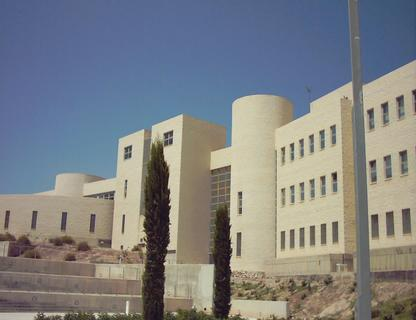
#> input picture images/pano/pano001.jpg, 416 x 320 px
$ jupyter execute --allow-errors harris.ipynb
#> lines starting #> are read from the running program, lines starting #| are printed output that depends on the picture
# Flujo óptico

El [flujo óptico](https://en.wikipedia.org/wiki/Optical_flow) es el movimiento aparente de los elementos de una imagen (puntos, bordes, etc.) debido al movimiento del observador o la escena. Informalmente, es un campo vectorial que indica el movimiento de cada "pixel" respecto al fotograma anterior.

En este capítulo estudiaremos un método eficiente de estimación del flujo óptico. Necesitaremos dos conceptos previos: la *correlación* cruzada y la matriz de *covarianza* de un conjunto de vectores.

## Funciones auxiliares

[cell 1]
import numpy as np
import cv2   as cv
import matplotlib.pyplot as plt

def fig(w,h):
    plt.figure(figsize=(w,h))

def rgb2gray(x):
    return cv.cvtColor(x,cv.COLOR_RGB2GRAY)

def gray2float(x):
    return x.astype(float) / 255

def readrgb(file):
#> called with file = 'pano/pano001.jpg'
    return cv.cvtColor( cv.imread("../images/"+file), cv.COLOR_BGR2RGB)

import glob

def readfiles(path):
    return [readrgb(file) for file in sorted(glob.glob('../images/'+path))]

def resizeS(s,x):
    return cv.resize(x,(0,0), fx = s, fy = s)

def gaussian(s,x):
    return s * cv.GaussianBlur(x,(0,0), s)

def grad(x):
    gx = cv.Sobel(x,-1,1,0)
    gy = cv.Sobel(x,-1,0,1)
    return gx,gy

# para ver imágenes monocromas autoescalando el rango
def imshowg(x):
    plt.imshow(x, 'gray')

# para ver imágenes monocromas de float con rango fijo
def imshowf(x):
    plt.imshow(x, 'gray', vmin = 0, vmax=1)

# para ver imágenes con signo
def imshows(x,r=1):
    plt.imshow(x, 'gray', vmin = -r, vmax=r)

Para mostrar el gradiente como un campo de vectores.

[cell 2]
def dom(sz, by=1):
    r,c = sz
    x,y = np.meshgrid(range(0,c,by),range(0,r,by))
    return x,y

def showgradient(x):
    gx,gy = grad(x)
    c1,r1 = dom(x.shape)
    r2 = -gy[r1,c1]   # filas = - eje Y
    c2 =  gx[r1,c1]
    plt.quiver(c1, r1, c2, r2, color='green', width=0.002, scale=1, scale_units='xy');

Para dibujar la elipse de incertidumbre.

[cell 3]
cir = np.array([ [np.cos(t), np.sin(t)] for t in np.linspace(0,2*np.pi, 40) ])

def rot(a):
    c = np.cos(a)
    s = np.sin(a)
    return np.array([[c,-s],
                     [s, c]])

def ellip(mx,my,s1,s2,a):
    return np.array([mx,my]) + cir @ np.diag([s1,s2]) @ rot(-a)

def uncer_ellipse(x,d=2):
    m = np.mean(x,axis=0)
    c = np.cov(x,rowvar=False)
    l,v = np.linalg.eigh(c)
    sl1 = np.sqrt(l[0])
    sl2 = np.sqrt(l[1])
    v1 = v[:,0]
    v2 = v[:,1]
    e = ellip(m[0],m[1],d*sl2,d*sl1,np.arctan2(v2[1],v2[0]))
    return e

## Localización mediante *cross-correlation*

Un método especialmente simple de detección de objetos consiste comparar directamente los valores de pixel del modelo con los de la imagen en todas las posibles localizaciones (*template matching*). Para añadir una cierta invarianza a brillo y contraste es conveniente utilizar la [correlación](https://en.wikipedia.org/wiki/Cross-correlation) como medida de similitud.

[cell 4]
imgs = readfiles('../images/ccorr/scenes/*.png')
mods = readfiles('../images/ccorr/models/*.png')

#> (a cell that did not finish here is left out)

#> (a cell that did not finish here is left out)

#> (a cell that did not finish here is left out)

La correlación cruzada es una operación muy parecida a la convolución y puede implementarse de forma eficiente en el dominio de la frecuencia.

El script `code/crosscorr.py` hace una demostración de este método con la webcam.

### Múltiples escalas

La detección multiescala implica repetir el proceso anterior sobre una [pirámide][1] de imágenes reescaladas a tamaños progresivamente menores.

[1]: https://en.wikipedia.org/wiki/Pyramid_(image_processing)

[cell 8]
def crosscorr(x,t):
    cc = cv.matchTemplate(x,t,cv.TM_CCORR_NORMED)
    v = cc.max()
    mr,mc = divmod(cc.argmax(),cc.shape[1])
    tr,tc = t.shape[:2]
    roi = ([mc,mc+tc,mc+tc,mc,   mc],
           [mr,mr,   mr+tr,mr+tr,mr])
    return v,roi

[cell 9]
def pyr(x):
    return [ resizeS(s,x) for s in [0.8**k for k in range(-3,6)]]

def best(x,t):
    can = [ (crosscorr(sx,t), sx) for sx in pyr(x) if all(np.array(sx.shape) >= np.array(t.shape))]
    return max(can)

#> (a cell that did not finish here is left out)

En realidad la correlación es un método frágil, que solo tiene éxito para detectar objetos rígidos en orientación fija y en escenas controladas.

Sin embargo, proporciona un marco conceptual muy útil para abordar la detección de fragmentos elementales de imagen localizables con precisión cuando la escena sufre pequeños movimientos.

## Discriminative Correlation Filters

[Presentación de Matas](https://www.ipta-conference.com/ipta16/images/matas-2016.12.12-ipta-oulu.pdf)

`code/kfc.py`

## Detección de esquinas (corners)

Intuitivamente, las zonas de la imagen aproximadamente constantes son similares a sí mismas cuando se desplazan en cualquier dirección. Los bordes más o menos rectos son similares en la dirección perpendicular. Estos dos tipos de zonas son ambiguas para nuestros actuales propósitos y podemos descartarlas. En cambio, las zonas de "esquina" (*[corners](https://en.wikipedia.org/wiki/Corner_detection)*), donde hay bordes con mucha curvatura, sí pueden localizarse con precisión ya que un pequeño desplazamiento en cualquier dirección produce una gran diferencia entre los pixels correspondientes.

La detección de este tipo de zonas con buena localización espacial puede hacerse de forma eficiente mediante el [método de Harris](https://en.wikipedia.org/wiki/Harris_Corner_Detector), basado en la distribución local del gradiente. Puede demostrarse que la localización de un fragmento de imagen por cross-correlation tendrá mayor éxito cuanto mayor sea el "grosor" de su "tensor de estructura". En la práctica buscamos zonas en las que el gradiente tenga al menos dos direcciones destacadas. Esto ocurre cuando su [elipse de incertidumbre](covarianza.ipynb) tiene un eje menor relativamente grande. (Los ejes de la elipse son las [direcciones principales](https://en.wikipedia.org/wiki/Principal_component_analysis) de la distribución y, matemáticamente corresponden a los [autovalores](https://en.wikipedia.org/wiki/Eigendecomposition_of_a_matrix) de la matriz de covarianza.)

[cell 11]
img = readrgb('pano/pano001.jpg')
x = gray2float(rgb2gray(img))
#> in rgb2gray, `return cv.cvtColor(x,cv.COLOR_RGB2GRAY)`:
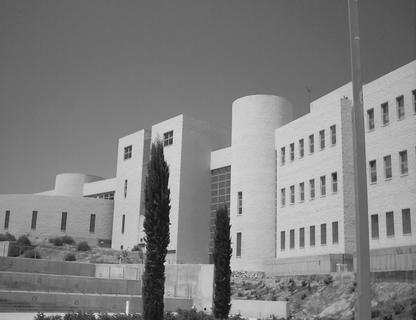
#> returned value: shape (320, 416); min 3, max 248, mean 128.7

plt.imshow(x,'gray');

Veamos el gradiente ampliando una zona y consideremos los puntos A,B y C.

[cell 12]
trozo = x[120:150,110:160]

fig(16,14)
plt.imshow(trozo,'gray',vmin=0,vmax=1)
showgradient(trozo)
#> in showgradient, `plt.quiver(c1, r1, c2, r2, color='green', width=0.002, scale=1, scale_..`:
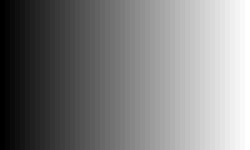
#> c1: shape (30, 50) int64 (shown 5 times larger); min 0, max 49, mean 24.5; drawn with min black and max white
#plt.imshow(gx,'coolwarm',vmin=-128,vmax=128)

plt.text(10,7,'A',color='red'); plt.text(20,15,'B',color='red'); plt.text(8,18,'C',color='red');

Vamos a dibujar las "puntas de flecha" de los gradientes en un entorno de cada punto (con la base en ese punto). Es una forma de mostrar la distribución local del gradiente.

[cell 13]
gx,gy = grad(trozo)

def estructura(i,j,n):
    dx = gx[i-n:i+n,j-n:j+n].flatten()
    dy = -gy[i-n:i+n,j-n:j+n].flatten()
    plt.plot(dx,dy,'.')
    plt.plot(*uncer_ellipse(np.array([dx,dy]).T).T,lw=3)

fig(5*3,4);

plt.subplot(1,3,1);
estructura(7,10,5); plt.axis([-1,1,-1,1]);
#> in estructura, `dx = gx[i-n:i+n,j-n:j+n].flatten()`: dx = 100 values, max 0.0588 at index 79, min -0.0627 at index 66, mean 0.00251
#> in estructura, `dy = -gy[i-n:i+n,j-n:j+n].flatten()`: dy = 100 values, max 0.0627 at index 75, min -0.0706 at index 88, mean -0.0115
#> in uncer_ellipse, `m = np.mean(x,axis=0)`: m = [0.00251, -0.0115]
#> in uncer_ellipse, `c = np.cov(x,rowvar=False)`: c = [[0.000288, -0.000135], [-0.000135, 0.000413]]
#> in uncer_ellipse, `l,v = np.linalg.eigh(c)`: l = [0.000201, 0.000499]; v = [[-0.843, -0.539], [-0.539, 0.843]]
#> in uncer_ellipse, `sl1 = np.sqrt(l[0])`: sl1 = 0.0142
#> in uncer_ellipse, `sl2 = np.sqrt(l[1])`: sl2 = 0.0223
#> in uncer_ellipse, `v1 = v[:,0]`: v1 = [-0.843, -0.539]
#> in uncer_ellipse, `v2 = v[:,1]`: v2 = [-0.539, 0.843]
#> in rot, `c = np.cos(a)`: c = -0.539
#> in rot, `s = np.sin(a)`: s = -0.843
#> in uncer_ellipse, `e = ellip(m[0],m[1],d*sl2,d*sl1,np.arctan2(v2[1],v2[0]))`: e = 40 pairs, first value -0.0314 to 0.0364, second value -0.0522 to 0.029
plt.title('pixel A: zona plana')

plt.subplot(1,3,2);
estructura(20,15,5); plt.axis([-1,1,-1,1]);
plt.title('pixel B: borde')

plt.subplot(1,3,3);
estructura(18,8,5); plt.axis([-1,1,-1,1]);
plt.title('pixel C: esquina');

Cada tipo de punto (zonas planas, bordes, esquinas) tiene una distribución de gradiente muy distinta, que podemos caracterizar por el tamaño de los ejes de la elipse de incertidumbre.

Volvemos a la imagen completa. Vamos a calcular el eje menor de la elipse de incertidumbre en cada punto. Para ello necesitamos la matriz de covarianza. Por sencillez consideramos la distribución centrada en el origen.

[cell 14]
gx,gy = grad(x)
#> in grad (call 3), `gy = cv.Sobel(x,-1,0,1)`:
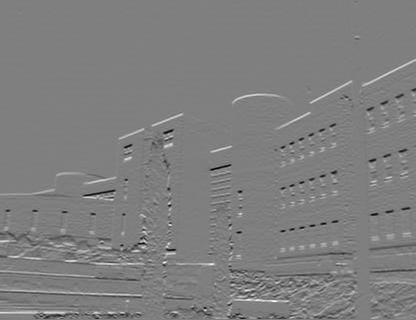
#> gy: shape (320, 416) float64; min -2.16, max 2.17, mean -0.000483; drawn with min black and max white

# estos son los elementos cuya media en un entorno forman la matriz de covarianza
# que describe el elipsoide de incerticumbre
gx2 = gx * gx
gy2 = gy * gy
xyg = gx * gy
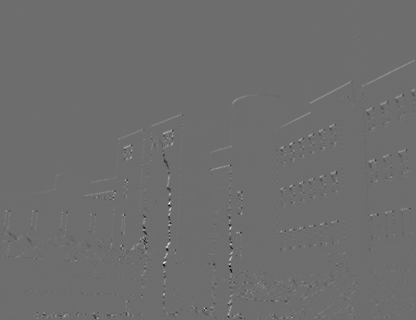
#> xyg: shape (320, 416) float64; min -2.88, max 3.8, mean 0.00439; drawn with min black and max white

fig(12,8);
plt.subplot(2,2,1); imshowg(gx2);
plt.subplot(2,2,2); imshows(xyg);
plt.subplot(2,2,4); imshowg(gy2);

La media de esos valores en un entorno se puede obtener con un filtro de promediado.

[cell 15]
sx2 = gaussian(3,gx2)
sy2 = gaussian(3,gy2)
sxy = gaussian(3,xyg)

fig(12,8)
plt.subplot(2,2,1); imshowg(sx2); plt.title('var x')
plt.subplot(2,2,2); imshows(sxy); plt.title('covar x y')
plt.subplot(2,2,4); imshowg(sy2); plt.title('var y');

Las imagenes anteriores contienen, en los pixels correspondientes, los 3 elementos distintos de la matriz de covarianza que describe el elipsoide de incertidumbre de los gradientes alrededor de cada pixel. Para detectar "corners" necesitamos  el menor autovalor $\lambda _ {min} $. Anteriormente lo hemos obtenido numéricamente con `np.linalg.eigh`, pero ahora podemos hacerlo de forma analítica al tratarse de dimensión 2, el caso más simple. La fórmula explícita puede obtenerse mediante cualquier herramienta de cálculo simbólico. Nosotros usaremos `sympy`:

[cell 16]
import sympy as sym

a,b,c = sym.symbols('a b c')

m = sym.Matrix( [[a,b]
                ,[b,c]] )

m

[cell 17]
m.eigenvals()

[cell 18]
sym.init_printing()

[cell 19]
list(m.eigenvals().keys())[0]

[cell 20]
sym.init_printing(pretty_print=False)

Lo calculamos en toda la imagen:

[cell 21]
lmin = sx2 + sy2 - np.sqrt( (sx2-sy2)**2 + 4*sxy**2 )

[cell 22]
imshowg(lmin)

Finalmente buscamos los máximos locales del detector y extraemos las coordenadas de cada punto:

[cell 23]
from scipy.ndimage import maximum_filter

# puntos iguales que el máximo local
def nms(x, t = 0.1):
    m = maximum_filter(x,3)
    h = np.max(m)
    return (x == m) & (x > t*h)

k = nms(lmin,0.01)
#> in nms, `m = maximum_filter(x,3)`:
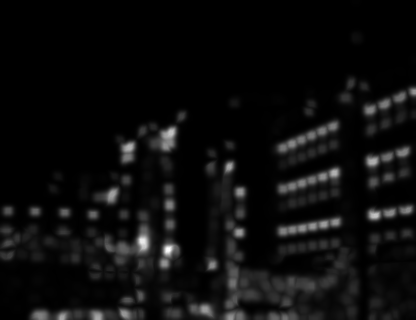
#> m: shape (320, 416) float64; min 2.7e-06, max 3.57, mean 0.183; drawn with min black and max white
#> in nms, `h = np.max(m)`: h = 3.57
#> in nms, `return (x == m) & (x > t*h)`:
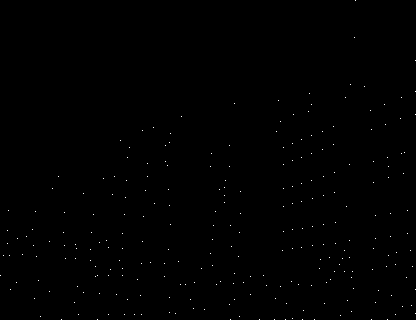
#> returned value: shape (320, 416) bool; 0.2% white in thin lines or dots

py,px = np.where(k)
#> py = 262 values from 0 to 319; px = 262 values, max 415 at index 2, min 0 at index 182, mean 233.7

fig(12,8)
plt.imshow(img); ax = plt.axis();
plt.plot(px,py,'.r'); plt.axis(ax);
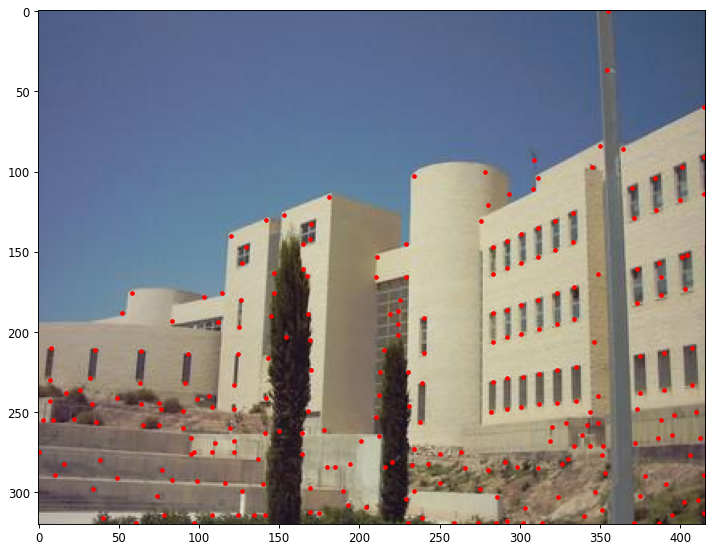
#> figure drawn by matplotlib, 1 panel

Este detector está disponible directamente en OpenCV (`goodFeaturesToTrack`). Suele utilizarse para determinar el desplazamiento entre imágenes sucesivas para aplicaciones de *tracking*. El criterio utilizado (que tenga bordes en diferentes direcciones) hace que el punto se pueda localizar con mucha precisión en diferentes imágenes.

[cell 24]
g = rgb2gray(img)

corners = cv.goodFeaturesToTrack(g, maxCorners=100, qualityLevel=0.01, minDistance=10)
#> corners = 100 rows, first 8: [169, 204], [205, 308], [240, 233], [164, 263], [172, 130], [303, 228], [335, 173], [131, 145]

print(corners.shape)
#| (100, 1, 2)

corners = corners.reshape(corners.shape[0],2)
#> corners = 100 pairs, first value 8 to 412, second value 82 to 317

fig(12,8)
plt.imshow(img); ax = plt.axis('off');
plt.plot(corners[:,0],corners[:,1],'.r'); plt.axis(ax);

## *Point tracking*

El ejemplo de código [`lk_track.py`](../code/LK/lk_track.py) muestra la detección y seguimiento de puntos destacados para estimar el [flujo óptico](https://en.wikipedia.org/wiki/Optical_flow).

En este caso es un flujo *sparse*, disponible solo en los puntos detectados. (La obtención de flujo denso requiere mucho mayor esfuerzo computacional.)

## Lucas-Kanade

A continuación se muestra una prueba de concepto del método de [Lucas-Kanade](https://en.wikipedia.org/wiki/Lucas%E2%80%93Kanade_method) para calcular el flujo óptico.

Para ello usaremos como ejemplo un "punto difuso" que se desplaza a una velocidad que suponemos desconocida:

[cell 25]
r = np.arange(30)
x,y = np.meshgrid(r,r)

vx,vy = 1,3

def f(x,y,t):
    return np.exp(-0.5*((x-15-vx*t)**2+(y-15-vy*t)**2)/10)

fig(12,4)
plt.subplot(1,3,1); plt.imshow(f(x,y,0),'gray'); plt.axis('off'); plt.title('t=0')
plt.subplot(1,3,2); plt.imshow(f(x,y,1),'gray'); plt.axis('off'); plt.title('t=1');
plt.subplot(1,3,3); plt.imshow(f(x,y,2),'gray'); plt.axis('off'); plt.title('t=2');

Nuestro objetivo es deducir "directamente" la velocidad de esta mancha, sin explorar todas las posibles localizaciones en el frame siguiente.

En el caso unidimensional la secuencia de imágenes puede modelarse localmente como una forma constante $g$ que se desplaza:

$$f(x,t) = g(x-vt)$$

Una forma de "despejar" la velocidad es tomar derivadas parciales:

$$f_x \equiv \frac{\partial f(x,t)} {\partial x} = g'(x-vt) \hspace{4em}
f_t \equiv \frac{\partial f(x,t)} {\partial t} = g'(x-vt) \;(-v)$$

Por tanto:

$$v = \frac{-f_t }{f_x}$$

El caso bidimensional es más interesante:

$$f(x,y,t) = g(x-v_x t\,,\, y-v_y t)$$

$$\frac{\partial f(x,y,t)} {\partial x} = \frac{\partial g(x-v_x t \,,\, y-v_y t)}{\partial x}$$

$$\frac{\partial f(x,y,t)} {\partial y} = \frac{\partial g(x-v_x t\,,\, y-v_y t)}{\partial y}$$

$$\frac{\partial f(x,y,t)} {\partial t} = -v_x \frac{\partial g(x-v_x t \,,\, y-v_y t)}{\partial x} -v_y \frac{\partial g(x-v_x t\,,\, y-v_y t)}{\partial y} = - v \cdot \nabla f(x,y,t) $$

Ahora las derivadas en cada punto no determinan unívocamente la velocidad $v = (v_x,v_y)$, sino que imponen una restricción a sus componentes. Es necesario resolver un sistema agrupando las ecuaciones correspondientes a un pequeño entorno de cada punto. (Bastarían dos, pero se usan más para ganar robustez.) El sistema tendrá solución única en las zonas con varias direcciones de gradiente.

En la práctica, las derivadas parciales se aproximan mediante diferencias finitas (o convolución con máscaras de Sobel) y diferencias entre frames consecutivos. Por tanto, la precisión será mayor cuanto menor sea la velocidad en pixels/frame. De ahí la necesidad de crear una pirámide de escalas.

Calculamos una aproximación a las derivadas parciales:

[cell 26]
if True:
    vx,vy = 1,3
    ht = h = 0.001
else:
    vx, vy = 0.2,0.7
    h = 1; ht = 1

dx = (f(x+h,y,0) - f(x,y,0))/h
dy = (f(x,y+h,0) - f(x,y,0))/h
dt = (f(x,y,0+ht) - f(x,y,0))/ht

fig(12,4)
plt.subplot(1,3,1); plt.imshow(dx,'gray'); plt.axis('off'); plt.title('$\\partial f / \\partial x$')
plt.subplot(1,3,2); plt.imshow(dy,'gray'); plt.axis('off'); plt.title('$\\partial f / \\partial y$');
plt.subplot(1,3,3); plt.imshow(dt,'gray'); plt.axis('off'); plt.title('$\\partial f / \\partial t$');

Partimos las derivadas en trozos 3x3 en los que resolveremos el [sistema sobredeterminado](sistecs.ipynb) (9 ecuaciones y 2 incógnitas) por mínimos cuadrados.

[cell 27]
def split(img,sz):
    r,c = img.shape
    return np.array([np.split(x, c//sz, axis=1) for x in np.split(img,r//sz)])

[cell 28]
tx  = split(x,3)
ty  = split(y,3)
tdx = split(dx,3)
tdy = split(dy,3)
tdt = split(dt,3)

r = []
for i in range(len(tx)):
    for j in range(len(tx[0])):
        ddx = tdx[i,j].reshape(-1,1)
        ddy = tdy[i,j].reshape(-1,1)
        ddt = tdt[i,j].reshape(-1)
        A = np.hstack([-ddx,-ddy])
        B = ddt
        (vx,vy), _, _,sv = np.linalg.lstsq(A,B,rcond=None)
        r.append((tx[i,j,1,1],ty[i,j,1,1], vx, vy, sv.min()))

Pero solo representamos la solución en las posiciones donde el sistema está bien condicionado (el menor valor singular debe ser suficientemente grande). Esto ocurre cuando hay un gradiente apreciable en dos direcciones.

[cell 29]
cx,cy,qx,qy,s = np.array(r).T
ok = s > 1e-3
fig(6,6)
plt.quiver(cx[ok], cy[ok], qx[ok], -qy[ok], color='Red',
           width=0.003, scale=1, scale_units='xy');
plt.axis([0,30,30,0]);

La estimación de la velocidad es bastante precisa cuando la velocidad es inferior a 1 pixel/frame:

[cell 30]
qx[ok].mean(), qy[ok].mean()

Cambiando los valores de vx, vy, h, y ht más arriba se puede estudiar el punto de ruptura.

El método de Lucas-Kanade admite transformaciones de dominio más generales que pueden incluir escalados, rotaciones, e incluso deformaciones de perspectiva. Su variante [composicional inversa](https://www.ri.cmu.edu/pub_files/pub4/baker_simon_2004_2/baker_simon_2004_2.pdf) es particularlmente eficiente.

## Flujo denso

A diferencia de los algoritmos de flujo *sparse*, la estimación del flujo óptico en toda la imagen, incluyendo zonas sin gradiente, es un problema complicado que requiere considerable esfuerzo computacional. OpenCV incluye el algoritmo de [Farneback](https://docs.opencv.org/4.8.0/d4/dee/tutorial_optical_flow.html) y otras utilidades en el módulo de *Object Tracking*.

A continuación incluimos una prueba de concepto del algoritmo de Farneback. Está basado en una aproximación local cuadrática de la superficie de imagen en fotogramas sucesivos suponiendo que se ha producido un desplazamiento entre ellos. Este desplazamiento se puede despejar a partir de las primeras y segundas derivadas (gradientes y hessianos).

En el caso unidimensional tenemos:

$$f_0(x) = ax^2 + bx + c$$
$$f_1(x) = a(x-d)^2 + b(x-d) + c = ax^2 + ad^2 -2adx + bx -bd + c$$

$$f'_0(x) = 2ax+b$$
$$f'_1(x) = 2ax+b-2ad$$
$$f''_0(x) = f''_1(x) = f''(x) = 2a$$

$$\frac{f'_0(x) - f'_1(x)}{f''(x)} = \frac{2ad}{2a} = d$$

La extensión al caso bidimensional implica resolver un sistema de dos ecuaciones con dos incógnitas (multiplicamos la inversa del hessiano por la diferencia de gradientes).

El hessiano no será exactamente igual en los dos fotogramas, por lo que se promedian los dos, y para estabilizar el sistema se promedian los gradientes y hessianos en un entorno de la imagen. Finalmente, solo se calculan los desplazamientos en las zonas donde el sistema de ecuaciones esté bien condicionado.

[cell 31]
vx,vy = 0.3, -0.7
# vx,vy = 4,3

g0 = f(x,y,0)
g1 = f(x,y,1)

fig(12,4)
plt.subplot(1,3,1); plt.imshow(g0,'gray'); plt.axis('off'); plt.title('t=0')
plt.subplot(1,3,2); plt.imshow(g1,'gray'); plt.axis('off'); plt.title('t=1');
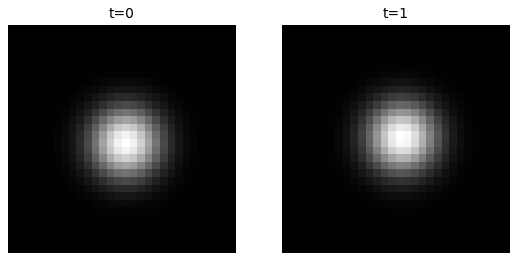
#> figure drawn by matplotlib, 2 panels

[cell 32]
def grad(x):
    gx =  cv.Sobel(x,-1,1,0)/8
    gy =  cv.Sobel(x,-1,0,1)/8
    return gx,gy

def smooth(g, sigma):
    return cv.GaussianBlur(g,(-1,-1),sigma)

[cell 33]
gx0,  gy0  = grad(g0)
gxx0, gxy0 = grad(gx0)
_,    gyy0 = grad(gy0)

gx1,  gy1  = grad(g1)
gxx1, gxy1 = grad(gx1)
_,    gyy1 = grad(gy1)

[cell 34]
sigma = 4

gxx = (gxx0 + gxx1)/2
gyy = (gyy0 + gyy1)/2
gxy = (gxy0 + gxy1)/2

a = smooth(gxx, sigma)
b = smooth(gyy, sigma)
c = smooth(gxy, sigma)

dgx = gx0 - gx1
dgy = gy0 - gy1

d = smooth(dgx, sigma)
e = smooth(dgy, sigma)

det = a*b - c*c

vx = ( b*d - c*e) / det
vy = (-c*d + a*e) / det

[cell 35]
s = np.sqrt(np.abs(det))
s /= s.max()
plt.imshow(s, 'gray');
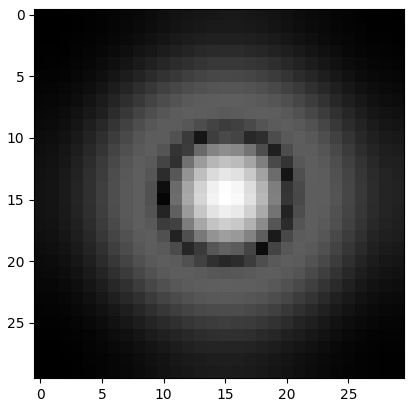
#> figure drawn by matplotlib, 1 panel

[cell 36]
xx = []
yy = []
dx = []
dy = []
for j in range(0, s.shape[0], 3):
    for k in range(0, s.shape[1], 3):
        if s[j,k] > 0.1:
            yy.append(j)
            xx.append(k)
            dx.append(vx[j,k])
            dy.append(vy[j,k])
#> after the loop, dx = 62 values, max 0.333 at index 25, min 0.273 at index 40, mean 0.304; dy = 62 values, max -0.672 at index 18, min -0.786 at index 14, mean -0.711; xx = 62 values, max 27 at index 18, min 3 at index 19, mean 15.44; yy = 62 values from 3 to 27

fig(6,6)
plt.quiver(xx, yy, dx, -np.array(dy), color='Red',
           width=0.003, scale=1, scale_units='xy');
plt.axis([0,30,30,0]);
plt.title(f"v = ({np.mean(dx):.2f}, {np.mean(dy):.2f})");
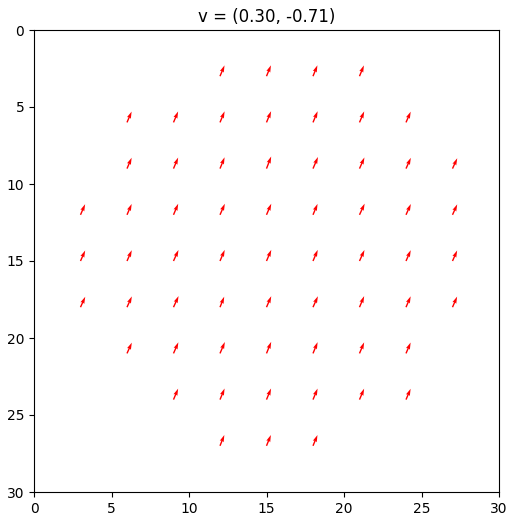
#> figure drawn by matplotlib, 1 panel
